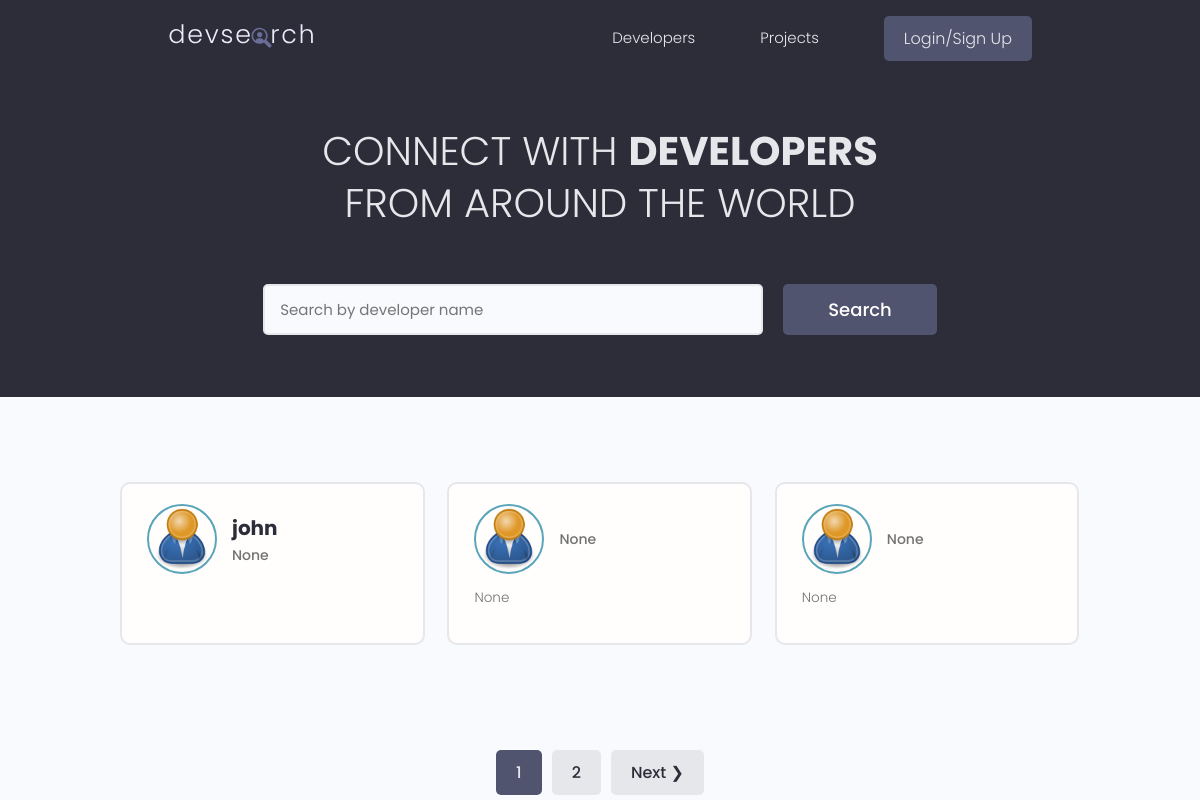
The app's page /, older data.
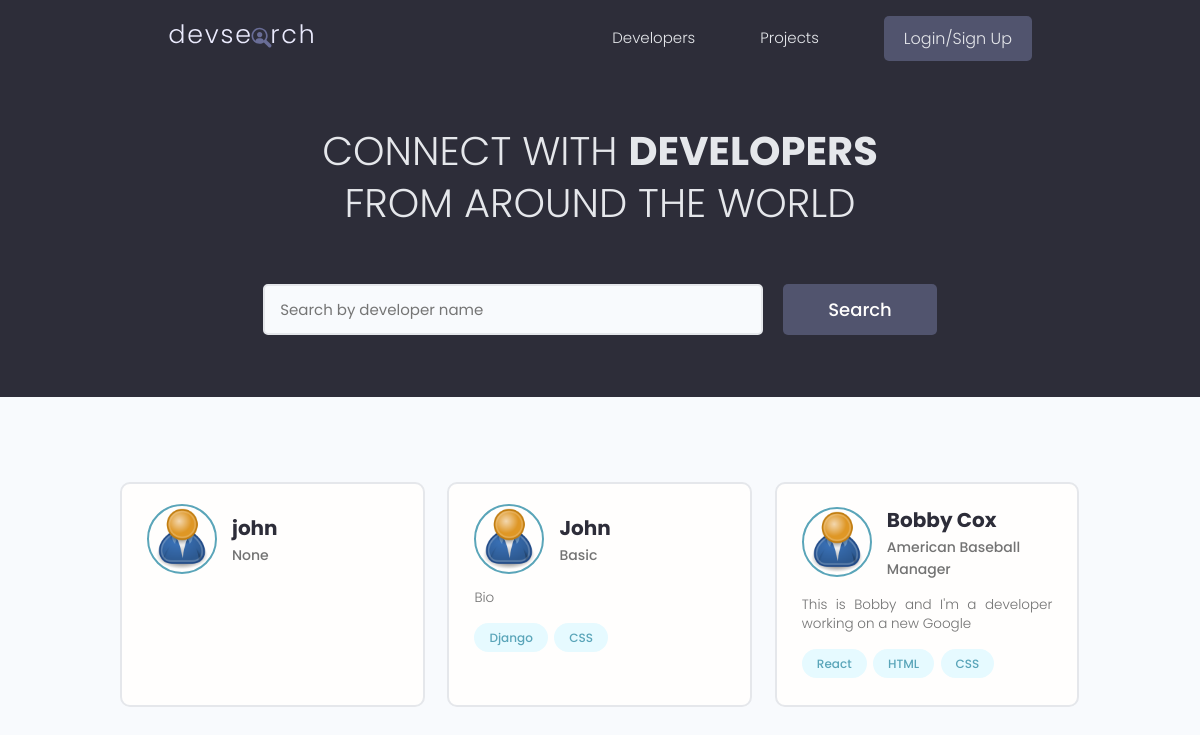
The same page, newer data.
### users/models.py (models this page shows, shortened)
class Profile(models.Model):
    user = models.OneToOneField(User, on_delete=models.CASCADE, null=True, blank=True)
    name = models.CharField(max_length=200, blank=True, null=True)
    email = models.EmailField(max_length=500, blank=True, null=True)
    username = models.CharField(max_length=200, blank=True, null=True)
    location = models.CharField(max_length=200, blank=True, null=True)
    short_intro = models.CharField(max_length=200, blank=True, null=True)
    bio = models.TextField(blank=True, null=True)
    profile_image = models.ImageField(null=True, blank=True, upload_to='profiles/', default="profiles/user-default.png")
    social_github = models.CharField(max_length=200, blank=True, null=True)
    social_twitter = models.CharField(max_length=200, blank=True, null=True)
    social_linkedin = models.CharField(max_length=200, blank=True, null=True)
    social_youtube = models.CharField(max_length=200, blank=True, null=True)
    social_website = models.CharField(max_length=200, blank=True, null=True)
    created = models.DateTimeField(auto_now_add=True)
    id = models.UUIDField(default=uuid.uuid4, unique=True, primary_key=True, editable=False)

class Skill(models.Model):
    owner = models.ForeignKey(Profile, on_delete=models.CASCADE, null=True, blank=True)
    name = models.CharField(max_length=200, blank=True, null=True)
    description = models.TextField(null=True, blank=True)
    created = models.DateTimeField(auto_now_add=True)
    id = models.UUIDField(default=uuid.uuid4, unique=True, primary_key=True, editable=False)
    def __str__(self):
        return str(self.name)

### users/views.py (the view)
# urls.py: path('', views.profiles, name="profiles"),
def profiles(request):
    profiles, search_query = searchProfiles(request)
    custom_range, profiles = paginateProfiles(request, profiles, 3)
    context = {'profiles': profiles, 'search_query': search_query, 'custom_range': custom_range}
    return render(request, 'users/profiles.html', context)

### users/utils.py (called while the page is built)
def paginateProfiles(request, profiles, results):
    page = request.GET.get('page')
    paginator = Paginator(profiles, results)
    try:
        profiles = paginator.page(page)
    except PageNotAnInteger:
        page = 1
        profiles = paginator.page(page)
    except EmptyPage:
        page = paginator.num_pages
        profiles = paginator.page(page)
    leftIndex = (int(page) - 4)
    if leftIndex < 1:
        leftIndex = 1
    rightIndex = (int(page) + 5)
    if rightIndex > paginator.num_pages:
        rightIndex = paginator.num_pages + 1
    custom_range = range(leftIndex, rightIndex)
    return custom_range, profiles

def searchProfiles(request):
    search_query = ''
    if request.GET.get('search_query'):
        search_query = request.GET.get('search_query')
    skills = Skill.objects.filter(name__icontains=search_query)
    profiles = Profile.objects.distinct().filter(
        Q(name__icontains=search_query) |
        Q(short_intro__icontains=search_query) |
        Q(skill__in=skills)
    )
    return profiles, search_query

### users/templates/users/profiles.html (shortened to what this page needs)
{% extends 'main.html' %}
{% block content %}
<main class="home">
    <section class="hero-section text-center">
      <div class="container container--narrow">
        <div class="hero-section__box">
          <h2>CONNECT WITH <span>DEVELOPERS</span></h2>
          <h2>FROM AROUND THE WORLD</h2>
        </div>
        <div class="hero-section__search">
          <form id="searchForm" class="form" action="{% url 'profiles' %}" method="get">
            <div class="form__field">
              <input class="input input--text" id="formInput#search" type="text" name="search_query"
                value="{{search_query}}" placeholder="Search by developer name" />
            </div>
            <input class="btn btn--sub btn--lg" type="submit" value="Search" />
          </form>
        </div>
      </div>
    </section>
    <section class="devlist">
      <div class="container">
        <div class="grid grid--three">
          {% for profile in profiles %}
          <div class="column card">
            <div class="dev">
              <a href="{% url 'user-profile' profile.id %}" class="card__body">
                <div class="dev__profile">
                  <img class="avatar avatar--md" src="{{ profile.profile_image.url }}" alt="image" />
                  <div class="dev__meta">
                    <h3>{{profile.name}}</h3>
                    <h5>{{profile.short_intro|slice:"60"}}</h5>
                  </div>
                </div>
                <p class="dev__info">{{profile.bio|slice:"150"}}</p>
                <div class="dev__skills">
                    {% for skill in profile.skill_set.all|slice:"5" %}
                  <span class="tag tag--pill tag--main">
                    <small>{{skill}}</small>
                  </span>
                    {% endfor%}
                </div>
              </a>
            </div>
          </div>
          {% endfor %}
        </div>
      </div>
    </section>
    {% include 'pagination.html' with queryset=profiles custom_range=custom_range %}
  </main>
{% endblock content %}

Row changes from the older to the newer data that the page shows:
removed Profile: profile_image (placeholder picture), short_intro "None", bio "None"
removed Profile: profile_image (placeholder picture), short_intro "None", bio "None"
now on this page (row unchanged): Profile: profile_image (placeholder picture), name "John", short_intro "Basic", bio "Bio"
now on this page (row unchanged): Skill: name "Django", shown under "John"
now on this page (row unchanged): Skill: name "CSS", shown under "John"
now on this page (row edited): Profile: profile_image (placeholder picture), name "Bobby Cox", short_intro "American Baseball Manager", bio "This is Bobby and I'm a developer working on a new Google"
now on this page (row unchanged): Skill: name "React", shown under "Bobby Cox"
now on this page (row unchanged): Skill: name "HTML", shown under "Bobby Cox"
now on this page (row unchanged): Skill: name "CSS", shown under "Bobby Cox"
Text that changed along with them:
list line gone: "1"
list line gone: "2"
text no longer shown: "Next ❯"
